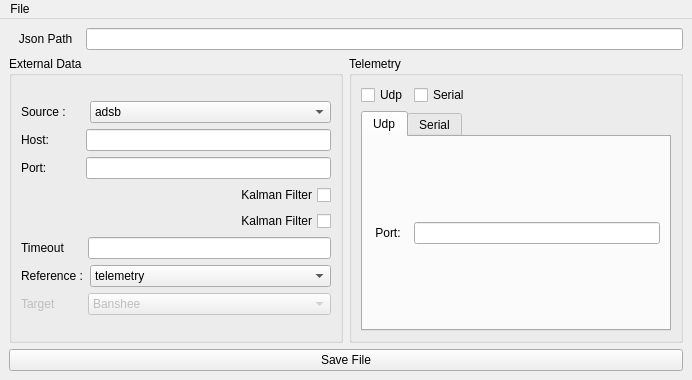
<?xml version="1.0" encoding="UTF-8"?>
<ui version="4.0">
 <class>MainWindow</class>
 <widget class="QMainWindow" name="MainWindow">
  <property name="geometry">
   <rect>
    <x>0</x>
    <y>0</y>
    <width>692</width>
    <height>380</height>
   </rect>
  </property>
  <property name="sizePolicy">
   <sizepolicy hsizetype="Fixed" vsizetype="Fixed">
    <horstretch>0</horstretch>
    <verstretch>0</verstretch>
   </sizepolicy>
  </property>
  <property name="contextMenuPolicy">
   <enum>Qt::NoContextMenu</enum>
  </property>
  <property name="windowTitle">
   <string>parser.exe</string>
  </property>
  <widget class="QWidget" name="centralwidget">
   <layout class="QGridLayout" name="gridLayout_3">
    <item row="0" column="0">
     <layout class="QVBoxLayout" name="verticalLayout_2">
      <item>
       <layout class="QHBoxLayout" name="horizontalLayout_4">
        <property name="spacing">
         <number>10</number>
        </property>
        <item>
         <widget class="QLabel" name="label_4">
          <property name="text">
           <string>   Json Path </string>
          </property>
         </widget>
        </item>
        <item>
         <widget class="QLineEdit" name="lineEdit">
          <property name="enabled">
           <bool>true</bool>
          </property>
          <property name="focusPolicy">
           <enum>Qt::ClickFocus</enum>
          </property>
         </widget>
        </item>
       </layout>
      </item>
      <item>
       <layout class="QGridLayout" name="gridLayout_5">
        <property name="sizeConstraint">
         <enum>QLayout::SetNoConstraint</enum>
        </property>
        <item row="1" column="0">
         <layout class="QVBoxLayout" name="verticalLayout">
          <item>
           <layout class="QHBoxLayout" name="horizontalLayout_5">
            <item>
             <widget class="QGroupBox" name="groupBox">
              <property name="title">
               <string>External Data</string>
              </property>
              <layout class="QGridLayout" name="gridLayout_2">
               <item row="0" column="0">
                <layout class="QGridLayout" name="gridLayout">
                 <property name="sizeConstraint">
                  <enum>QLayout::SetDefaultConstraint</enum>
                 </property>
                 <item row="7" column="0">
                  <layout class="QHBoxLayout" name="horizontalLayout_3">
                   <property name="spacing">
                    <number>32</number>
                   </property>
                   <item>
                    <widget class="QLabel" name="label_3">
                     <property name="enabled">
                      <bool>false</bool>
                     </property>
                     <property name="text">
                      <string>Target</string>
                     </property>
                    </widget>
                   </item>
                   <item>
                    <widget class="QComboBox" name="comboBox_3">
                     <property name="enabled">
                      <bool>false</bool>
                     </property>
                     <property name="sizePolicy">
                      <sizepolicy hsizetype="Expanding" vsizetype="Fixed">
                       <horstretch>0</horstretch>
                       <verstretch>0</verstretch>
                      </sizepolicy>
                     </property>
                     <property name="layoutDirection">
                      <enum>Qt::LeftToRight</enum>
                     </property>
                     <item>
                      <property name="text">
                       <string>Banshee</string>
                      </property>
                     </item>
                     <item>
                      <property name="text">
                       <string>Simsek</string>
                      </property>
                     </item>
                    </widget>
                   </item>
                  </layout>
                 </item>
                 <item row="0" column="0">
                  <layout class="QHBoxLayout" name="source_type">
                   <property name="spacing">
                    <number>24</number>
                   </property>
                   <property name="sizeConstraint">
                    <enum>QLayout::SetNoConstraint</enum>
                   </property>
                   <item>
                    <widget class="QLabel" name="label">
                     <property name="text">
                      <string>Source :</string>
                     </property>
                    </widget>
                   </item>
                   <item>
                    <widget class="QComboBox" name="comboBox">
                     <property name="enabled">
                      <bool>true</bool>
                     </property>
                     <property name="sizePolicy">
                      <sizepolicy hsizetype="Expanding" vsizetype="Fixed">
                       <horstretch>0</horstretch>
                       <verstretch>0</verstretch>
                      </sizepolicy>
                     </property>
                     <property name="layoutDirection">
                      <enum>Qt::LeftToRight</enum>
                     </property>
                     <item>
                      <property name="text">
                       <string>adsb</string>
                      </property>
                     </item>
                     <item>
                      <property name="text">
                       <string>telemetry</string>
                      </property>
                     </item>
                     <item>
                      <property name="text">
                       <string>radar</string>
                      </property>
                     </item>
                     <item>
                      <property name="text">
                       <string>none</string>
                      </property>
                     </item>
                    </widget>
                   </item>
                  </layout>
                 </item>
                 <item row="6" column="0">
                  <layout class="QHBoxLayout" name="horizontalLayout_2">
                   <property name="spacing">
                    <number>7</number>
                   </property>
                   <item>
                    <widget class="QLabel" name="label_2">
                     <property name="text">
                      <string>Reference :</string>
                     </property>
                    </widget>
                   </item>
                   <item>
                    <widget class="QComboBox" name="comboBox_2">
                     <property name="enabled">
                      <bool>true</bool>
                     </property>
                     <property name="sizePolicy">
                      <sizepolicy hsizetype="Expanding" vsizetype="Fixed">
                       <horstretch>0</horstretch>
                       <verstretch>0</verstretch>
                      </sizepolicy>
                     </property>
                     <property name="layoutDirection">
                      <enum>Qt::LeftToRight</enum>
                     </property>
                     <item>
                      <property name="text">
                       <string>telemetry</string>
                      </property>
                     </item>
                     <item>
                      <property name="text">
                       <string>none</string>
                      </property>
                     </item>
                    </widget>
                   </item>
                  </layout>
                 </item>
                 <item row="3" column="0">
                  <layout class="QVBoxLayout" name="Telemetry_kalman_timeout_box">
                   <item>
                    <layout class="QHBoxLayout" name="horizontalLayout_11">
                     <item>
                      <widget class="QCheckBox" name="telemetry_kalman_checkBox">
                       <property name="sizePolicy">
                        <sizepolicy hsizetype="Minimum" vsizetype="Fixed">
                         <horstretch>0</horstretch>
                         <verstretch>0</verstretch>
                        </sizepolicy>
                       </property>
                       <property name="layoutDirection">
                        <enum>Qt::RightToLeft</enum>
                       </property>
                       <property name="inputMethodHints">
                        <set>Qt::ImhNone</set>
                       </property>
                       <property name="text">
                        <string>Kalman Filter</string>
                       </property>
                       <property name="tristate">
                        <bool>false</bool>
                       </property>
                      </widget>
                     </item>
                    </layout>
                   </item>
                   <item>
                    <layout class="QHBoxLayout" name="horizontalLayout_12">
                     <property name="spacing">
                      <number>23</number>
                     </property>
                     <item>
                      <widget class="QLabel" name="telemetry_timeout_label">
                       <property name="text">
                        <string>Timeout</string>
                       </property>
                      </widget>
                     </item>
                     <item>
                      <widget class="QLineEdit" name="telemetry_timeout_text"/>
                     </item>
                    </layout>
                   </item>
                  </layout>
                 </item>
                 <item row="2" column="0">
                  <layout class="QHBoxLayout" name="Radar_kalman_box">
                   <item>
                    <widget class="QCheckBox" name="checkBox_3">
                     <property name="sizePolicy">
                      <sizepolicy hsizetype="Minimum" vsizetype="Fixed">
                       <horstretch>0</horstretch>
                       <verstretch>0</verstretch>
                      </sizepolicy>
                     </property>
                     <property name="layoutDirection">
                      <enum>Qt::RightToLeft</enum>
                     </property>
                     <property name="inputMethodHints">
                      <set>Qt::ImhNone</set>
                     </property>
                     <property name="text">
                      <string>Kalman Filter</string>
                     </property>
                     <property name="tristate">
                      <bool>false</bool>
                     </property>
                    </widget>
                   </item>
                  </layout>
                 </item>
                 <item row="1" column="0">
                  <layout class="QVBoxLayout" name="Adsb_host_port_box" stretch="0,0">
                   <property name="sizeConstraint">
                    <enum>QLayout::SetDefaultConstraint</enum>
                   </property>
                   <item>
                    <layout class="QHBoxLayout" name="horizontalLayout_10">
                     <property name="spacing">
                      <number>37</number>
                     </property>
                     <property name="sizeConstraint">
                      <enum>QLayout::SetNoConstraint</enum>
                     </property>
                     <item>
                      <widget class="QLabel" name="adsb_host_label">
                       <property name="text">
                        <string>Host:</string>
                       </property>
                      </widget>
                     </item>
                     <item>
                      <widget class="QLineEdit" name="adsb_host_text"/>
                     </item>
                    </layout>
                   </item>
                   <item>
                    <layout class="QHBoxLayout" name="horizontalLayout_13">
                     <property name="spacing">
                      <number>39</number>
                     </property>
                     <property name="sizeConstraint">
                      <enum>QLayout::SetFixedSize</enum>
                     </property>
                     <item>
                      <widget class="QLabel" name="adsb_port_label">
                       <property name="text">
                        <string>Port:</string>
                       </property>
                      </widget>
                     </item>
                     <item>
                      <widget class="QLineEdit" name="adsb_port_text"/>
                     </item>
                    </layout>
                   </item>
                  </layout>
                 </item>
                </layout>
               </item>
              </layout>
             </widget>
            </item>
            <item>
             <widget class="QGroupBox" name="groupBox_2">
              <property name="sizePolicy">
               <sizepolicy hsizetype="Expanding" vsizetype="Preferred">
                <horstretch>0</horstretch>
                <verstretch>0</verstretch>
               </sizepolicy>
              </property>
              <property name="title">
               <string>Telemetry</string>
              </property>
              <layout class="QGridLayout" name="gridLayout_6">
               <item row="1" column="0">
                <widget class="QTabWidget" name="tabWidget">
                 <property name="currentIndex">
                  <number>0</number>
                 </property>
                 <widget class="QWidget" name="udp_tab">
                  <attribute name="title">
                   <string>Udp</string>
                  </attribute>
                  <layout class="QGridLayout" name="gridLayout_8">
                   <item row="0" column="0">
                    <layout class="QGridLayout" name="gridLayout_7">
                     <item row="0" column="0">
                      <widget class="QLabel" name="label_5">
                       <property name="sizePolicy">
                        <sizepolicy hsizetype="Fixed" vsizetype="Fixed">
                         <horstretch>0</horstretch>
                         <verstretch>0</verstretch>
                        </sizepolicy>
                       </property>
                       <property name="text">
                        <string> Port:  </string>
                       </property>
                      </widget>
                     </item>
                     <item row="0" column="1">
                      <widget class="QLineEdit" name="lineEdit_2"/>
                     </item>
                    </layout>
                   </item>
                  </layout>
                 </widget>
                 <widget class="QWidget" name="serial_tab">
                  <attribute name="title">
                   <string>Serial</string>
                  </attribute>
                  <layout class="QGridLayout" name="gridLayout_10">
                   <item row="0" column="0">
                    <layout class="QGridLayout" name="gridLayout_9">
                     <item row="0" column="0">
                      <layout class="QHBoxLayout" name="horizontalLayout_8">
                       <property name="spacing">
                        <number>36</number>
                       </property>
                       <item>
                        <widget class="QLabel" name="label_6">
                         <property name="sizePolicy">
                          <sizepolicy hsizetype="Fixed" vsizetype="Fixed">
                           <horstretch>0</horstretch>
                           <verstretch>0</verstretch>
                          </sizepolicy>
                         </property>
                         <property name="text">
                          <string>Port</string>
                         </property>
                        </widget>
                       </item>
                       <item>
                        <widget class="QLineEdit" name="lineEdit_3"/>
                       </item>
                      </layout>
                     </item>
                     <item row="1" column="0">
                      <layout class="QHBoxLayout" name="horizontalLayout_7">
                       <item>
                        <widget class="QLabel" name="label_7">
                         <property name="sizePolicy">
                          <sizepolicy hsizetype="Fixed" vsizetype="Fixed">
                           <horstretch>0</horstretch>
                           <verstretch>0</verstretch>
                          </sizepolicy>
                         </property>
                         <property name="text">
                          <string>Baud Rate</string>
                         </property>
                        </widget>
                       </item>
                       <item>
                        <widget class="QLineEdit" name="lineEdit_4"/>
                       </item>
                      </layout>
                     </item>
                    </layout>
                   </item>
                  </layout>
                 </widget>
                </widget>
               </item>
               <item row="0" column="0">
                <layout class="QHBoxLayout" name="horizontalLayout_9">
                 <item>
                  <widget class="QCheckBox" name="checkBox">
                   <property name="sizePolicy">
                    <sizepolicy hsizetype="Fixed" vsizetype="Fixed">
                     <horstretch>0</horstretch>
                     <verstretch>0</verstretch>
                    </sizepolicy>
                   </property>
                   <property name="text">
                    <string>Udp</string>
                   </property>
                  </widget>
                 </item>
                 <item>
                  <widget class="QCheckBox" name="checkBox_2">
                   <property name="sizePolicy">
                    <sizepolicy hsizetype="Minimum" vsizetype="Preferred">
                     <horstretch>0</horstretch>
                     <verstretch>0</verstretch>
                    </sizepolicy>
                   </property>
                   <property name="text">
                    <string>Serial</string>
                   </property>
                  </widget>
                 </item>
                </layout>
               </item>
              </layout>
             </widget>
            </item>
           </layout>
          </item>
         </layout>
        </item>
        <item row="2" column="0">
         <widget class="QPushButton" name="pushButton_2">
          <property name="text">
           <string>Save File</string>
          </property>
         </widget>
        </item>
       </layout>
      </item>
     </layout>
    </item>
   </layout>
  </widget>
  <widget class="QMenuBar" name="menubar">
   <property name="geometry">
    <rect>
     <x>0</x>
     <y>0</y>
     <width>692</width>
     <height>22</height>
    </rect>
   </property>
   <property name="palette">
    <palette>
     <active>
      <colorrole role="Button">
       <brush brushstyle="SolidPattern">
        <color alpha="255">
         <red>255</red>
         <green>255</green>
         <blue>255</blue>
        </color>
       </brush>
      </colorrole>
      <colorrole role="Midlight">
       <brush brushstyle="SolidPattern">
        <color alpha="255">
         <red>255</red>
         <green>255</green>
         <blue>255</blue>
        </color>
       </brush>
      </colorrole>
      <colorrole role="Dark">
       <brush brushstyle="SolidPattern">
        <color alpha="255">
         <red>127</red>
         <green>127</green>
         <blue>127</blue>
        </color>
       </brush>
      </colorrole>
      <colorrole role="Mid">
       <brush brushstyle="SolidPattern">
        <color alpha="255">
         <red>170</red>
         <green>170</green>
         <blue>170</blue>
        </color>
       </brush>
      </colorrole>
      <colorrole role="Window">
       <brush brushstyle="SolidPattern">
        <color alpha="255">
         <red>255</red>
         <green>255</green>
         <blue>255</blue>
        </color>
       </brush>
      </colorrole>
      <colorrole role="Shadow">
       <brush brushstyle="SolidPattern">
        <color alpha="255">
         <red>0</red>
         <green>0</green>
         <blue>0</blue>
        </color>
       </brush>
      </colorrole>
      <colorrole role="AlternateBase">
       <brush brushstyle="SolidPattern">
        <color alpha="255">
         <red>255</red>
         <green>255</green>
         <blue>255</blue>
        </color>
       </brush>
      </colorrole>
     </active>
     <inactive>
      <colorrole role="Button">
       <brush brushstyle="SolidPattern">
        <color alpha="255">
         <red>240</red>
         <green>240</green>
         <blue>240</blue>
        </color>
       </brush>
      </colorrole>
      <colorrole role="Midlight">
       <brush brushstyle="SolidPattern">
        <color alpha="255">
         <red>227</red>
         <green>227</green>
         <blue>227</blue>
        </color>
       </brush>
      </colorrole>
      <colorrole role="Dark">
       <brush brushstyle="SolidPattern">
        <color alpha="255">
         <red>160</red>
         <green>160</green>
         <blue>160</blue>
        </color>
       </brush>
      </colorrole>
      <colorrole role="Mid">
       <brush brushstyle="SolidPattern">
        <color alpha="255">
         <red>160</red>
         <green>160</green>
         <blue>160</blue>
        </color>
       </brush>
      </colorrole>
      <colorrole role="Window">
       <brush brushstyle="SolidPattern">
        <color alpha="255">
         <red>240</red>
         <green>240</green>
         <blue>240</blue>
        </color>
       </brush>
      </colorrole>
      <colorrole role="Shadow">
       <brush brushstyle="SolidPattern">
        <color alpha="255">
         <red>105</red>
         <green>105</green>
         <blue>105</blue>
        </color>
       </brush>
      </colorrole>
      <colorrole role="AlternateBase">
       <brush brushstyle="SolidPattern">
        <color alpha="255">
         <red>233</red>
         <green>231</green>
         <blue>227</blue>
        </color>
       </brush>
      </colorrole>
     </inactive>
     <disabled>
      <colorrole role="Button">
       <brush brushstyle="SolidPattern">
        <color alpha="255">
         <red>255</red>
         <green>255</green>
         <blue>255</blue>
        </color>
       </brush>
      </colorrole>
      <colorrole role="Midlight">
       <brush brushstyle="SolidPattern">
        <color alpha="255">
         <red>255</red>
         <green>255</green>
         <blue>255</blue>
        </color>
       </brush>
      </colorrole>
      <colorrole role="Dark">
       <brush brushstyle="SolidPattern">
        <color alpha="255">
         <red>127</red>
         <green>127</green>
         <blue>127</blue>
        </color>
       </brush>
      </colorrole>
      <colorrole role="Mid">
       <brush brushstyle="SolidPattern">
        <color alpha="255">
         <red>170</red>
         <green>170</green>
         <blue>170</blue>
        </color>
       </brush>
      </colorrole>
      <colorrole role="Window">
       <brush brushstyle="SolidPattern">
        <color alpha="255">
         <red>255</red>
         <green>255</green>
         <blue>255</blue>
        </color>
       </brush>
      </colorrole>
      <colorrole role="Shadow">
       <brush brushstyle="SolidPattern">
        <color alpha="255">
         <red>0</red>
         <green>0</green>
         <blue>0</blue>
        </color>
       </brush>
      </colorrole>
      <colorrole role="AlternateBase">
       <brush brushstyle="SolidPattern">
        <color alpha="255">
         <red>247</red>
         <green>247</green>
         <blue>247</blue>
        </color>
       </brush>
      </colorrole>
     </disabled>
    </palette>
   </property>
   <property name="autoFillBackground">
    <bool>true</bool>
   </property>
   <property name="defaultUp">
    <bool>false</bool>
   </property>
   <widget class="QMenu" name="menuFile">
    <property name="palette">
     <palette>
      <active>
       <colorrole role="Button">
        <brush brushstyle="SolidPattern">
         <color alpha="255">
          <red>255</red>
          <green>255</green>
          <blue>255</blue>
         </color>
        </brush>
       </colorrole>
       <colorrole role="Midlight">
        <brush brushstyle="SolidPattern">
         <color alpha="255">
          <red>255</red>
          <green>255</green>
          <blue>255</blue>
         </color>
        </brush>
       </colorrole>
       <colorrole role="Dark">
        <brush brushstyle="SolidPattern">
         <color alpha="255">
          <red>127</red>
          <green>127</green>
          <blue>127</blue>
         </color>
        </brush>
       </colorrole>
       <colorrole role="Mid">
        <brush brushstyle="SolidPattern">
         <color alpha="255">
          <red>170</red>
          <green>170</green>
          <blue>170</blue>
         </color>
        </brush>
       </colorrole>
       <colorrole role="Window">
        <brush brushstyle="SolidPattern">
         <color alpha="255">
          <red>255</red>
          <green>255</green>
          <blue>255</blue>
         </color>
        </brush>
       </colorrole>
       <colorrole role="Shadow">
        <brush brushstyle="SolidPattern">
         <color alpha="255">
          <red>0</red>
          <green>0</green>
          <blue>0</blue>
         </color>
        </brush>
       </colorrole>
       <colorrole role="AlternateBase">
        <brush brushstyle="SolidPattern">
         <color alpha="255">
          <red>255</red>
          <green>255</green>
          <blue>255</blue>
         </color>
        </brush>
       </colorrole>
      </active>
      <inactive>
       <colorrole role="Button">
        <brush brushstyle="SolidPattern">
         <color alpha="255">
          <red>240</red>
          <green>240</green>
          <blue>240</blue>
         </color>
        </brush>
       </colorrole>
       <colorrole role="Midlight">
        <brush brushstyle="SolidPattern">
         <color alpha="255">
          <red>227</red>
          <green>227</green>
          <blue>227</blue>
         </color>
        </brush>
       </colorrole>
       <colorrole role="Dark">
        <brush brushstyle="SolidPattern">
         <color alpha="255">
          <red>160</red>
          <green>160</green>
          <blue>160</blue>
         </color>
        </brush>
       </colorrole>
       <colorrole role="Mid">
        <brush brushstyle="SolidPattern">
         <color alpha="255">
          <red>160</red>
          <green>160</green>
          <blue>160</blue>
         </color>
        </brush>
       </colorrole>
       <colorrole role="Window">
        <brush brushstyle="SolidPattern">
         <color alpha="255">
          <red>240</red>
          <green>240</green>
          <blue>240</blue>
         </color>
        </brush>
       </colorrole>
       <colorrole role="Shadow">
        <brush brushstyle="SolidPattern">
         <color alpha="255">
          <red>105</red>
          <green>105</green>
          <blue>105</blue>
         </color>
        </brush>
       </colorrole>
       <colorrole role="AlternateBase">
        <brush brushstyle="SolidPattern">
         <color alpha="255">
          <red>233</red>
          <green>231</green>
          <blue>227</blue>
         </color>
        </brush>
       </colorrole>
      </inactive>
      <disabled>
       <colorrole role="Button">
        <brush brushstyle="SolidPattern">
         <color alpha="255">
          <red>255</red>
          <green>255</green>
          <blue>255</blue>
         </color>
        </brush>
       </colorrole>
       <colorrole role="Midlight">
        <brush brushstyle="SolidPattern">
         <color alpha="255">
          <red>255</red>
          <green>255</green>
          <blue>255</blue>
         </color>
        </brush>
       </colorrole>
       <colorrole role="Dark">
        <brush brushstyle="SolidPattern">
         <color alpha="255">
          <red>127</red>
          <green>127</green>
          <blue>127</blue>
         </color>
        </brush>
       </colorrole>
       <colorrole role="Mid">
        <brush brushstyle="SolidPattern">
         <color alpha="255">
          <red>170</red>
          <green>170</green>
          <blue>170</blue>
         </color>
        </brush>
       </colorrole>
       <colorrole role="Window">
        <brush brushstyle="SolidPattern">
         <color alpha="255">
          <red>255</red>
          <green>255</green>
          <blue>255</blue>
         </color>
        </brush>
       </colorrole>
       <colorrole role="Shadow">
        <brush brushstyle="SolidPattern">
         <color alpha="255">
          <red>0</red>
          <green>0</green>
          <blue>0</blue>
         </color>
        </brush>
       </colorrole>
       <colorrole role="AlternateBase">
        <brush brushstyle="SolidPattern">
         <color alpha="255">
          <red>247</red>
          <green>247</green>
          <blue>247</blue>
         </color>
        </brush>
       </colorrole>
      </disabled>
     </palette>
    </property>
    <property name="autoFillBackground">
     <bool>false</bool>
    </property>
    <property name="title">
     <string>File</string>
    </property>
    <addaction name="actionFile_Explorer"/>
    <addaction name="actionSave_File"/>
   </widget>
   <addaction name="menuFile"/>
  </widget>
  <action name="actionFile_Explorer">
   <property name="icon">
    <iconset theme="OpenFile" resource="resource.qrc">
     <normaloff>:/img/open_file.png</normaloff>:/img/open_file.png</iconset>
   </property>
   <property name="text">
    <string>Open File</string>
   </property>
   <property name="shortcut">
    <string>Ctrl+F</string>
   </property>
  </action>
  <action name="actionSave_File">
   <property name="icon">
    <iconset resource="resource.qrc">
     <normaloff>:/img/save_icon.jpg</normaloff>:/img/save_icon.jpg</iconset>
   </property>
   <property name="text">
    <string>Save File</string>
   </property>
   <property name="shortcut">
    <string>Ctrl+S</string>
   </property>
  </action>
 </widget>
 <resources>
  <include location="resource.qrc"/>
 </resources>
 <connections/>
</ui>
